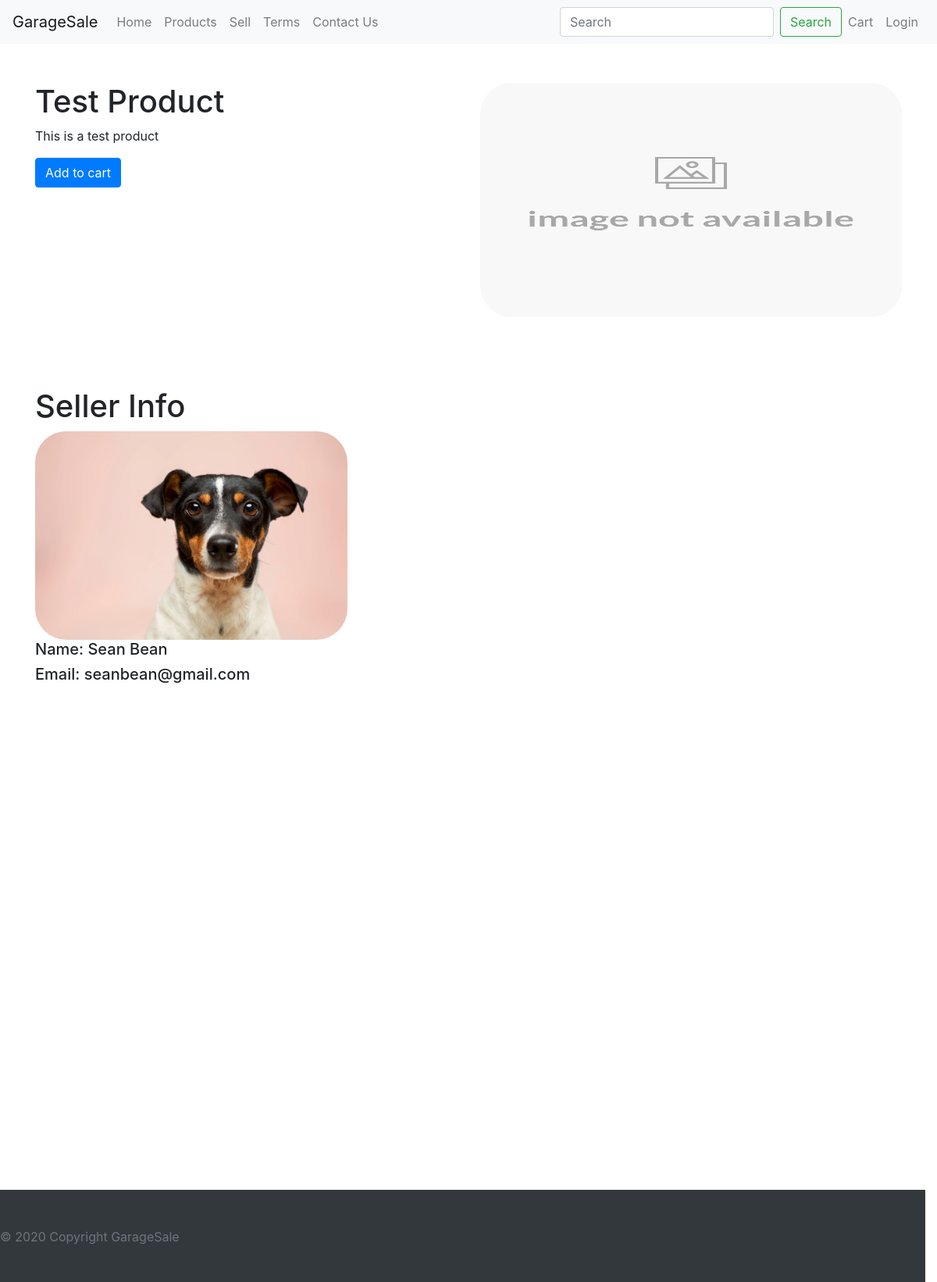
/products/1, run on the app's committed database.
### tables this page shows
CREATE TABLE "Products"
(
	id INTEGER
		primary key autoincrement,
	name TEXT not null,
	price REAL not null,
	description TEXT,
	tags TEXT,
	image_file TEXT,
	condition TEXT,
	user int
		constraint Products_Users_uid_fk
			references Users
);

CREATE TABLE "Users"
(
	email Text,
	hash Text,
	uid INTEGER
		constraint Users_pk
			primary key autoincrement,
	fname TEXT,
	lname TEXT,
	profileExt text
);

### garage_sale/routes.py (the view)
@app.route('/products/<int:product_id>')
def product(product_id):
    conn = database()  #
    c = conn.cursor()
    result = c.execute('''
        SELECT id, name, description, price, tags, image_file, condition, user, U.fname, U.lname, U.email, U.profileExt FROM Products
        JOIN Users U ON Products.user = U.uid
        WHERE id=?;
    ''', (product_id,)).fetchall()
    if len(result) == 0:
        return render_template("products.j2")
    for row in result:
        id = row[0]
        name = row[1]
        description = row[2]
        price = row[3]
        tags = row[4].split(', ')
        image_file = row[5]
        condition = row[6]
        user = row[7]
        sfName = row[8]
        slName = row[9]
        sEmail = row[10]
        sExt = row[11]
        sellerName = sfName + " " + slName
        return render_template("product.j2", user=getUser(), id=id, name=name, description=description, price=price, tags=tags,
                               image_file=image_file, condition=condition, userID=user, sName=sellerName, sEmail=sEmail,
                               sPath=sEmail + sExt)

### garage_sale/__init__.py (called while the page is built)
def make_g(function):
    @wraps(function)
    def wrapper():
        value = getattr(g, function.__name__, None)
        if value is None:
            value = function()
            setattr(g, function.__name__, value)
        return value
    return wrapper

### garage_sale/database.py (called while the page is built)
@make_g
def database():
    return sqlite3.connect(DATABASE)

@app.teardown_appcontext
def close_connection(exception):
    db = database()
    if db is not None:
        db.close()

### garage_sale/routes.py (called while the page is built)
def getUser():
    uid = session.get("uid", None)
    exp = session.get("expires", None)
    if uid is None or exp is None or exp > (datetime.now() + timedelta(hours=1)):
        return None
    db = database()
    usr = db.cursor().execute('''
        SELECT fname, lname, email FROM users WHERE uid=?
    ''', (uid,)).fetchone()
    return usr

### garage_sale/templates/product.j2 (shortened to what this page needs)
{% extends "base/base.j2" %}
{% import "base/macros.j2" as macro %}
{% block styles %}
    {{ macro.css_stylesheet(url_for('static', filename='styles/product.css')) }}
{% endblock %}
{% block content %}
    <body>
    <div class="itemContainer closesCart container">
        <div class="row justify-content-md-center">
            <div id="left" class="col-lg">
                <h1 id="productName">{{ name }}</h1>
                <p id="productDescription">{{ description }}</p>
                {% if user == None %}
                    <button onclick="addProductToCart('{{ name }}', {{ price }}, '{{ description }}')" type="button"
                            class="addToCartButton btn btn-primary">Add to cart
                    </button>
                {% endif %}
            </div>
            <div id="right" class="col-lg h-100">
                <img class="productImage"
                     src="{{ url_for('static', filename='images/products/' + image_file) if image_file else url_for('static', filename='images/product_image_not_available.png') }}">
            </div>
        </div>
    </div>
    <div class="sellerContainer closesCart container">
        <h1>Seller Info</h1>
        <div class="sellerProfileContainer">
            <img class="sellerImage" src="{{ url_for('static', filename='images/users/' + sPath) }}">
        </div>
        <h5>Name: {{ sName }}</h5>
        <h5>Email: {{ sEmail }}</h5>
    </div>
    </body>
{% endblock %}

### garage_sale/static/styles/product.css (style rules this page uses)
.itemContainer { padding: 50px; }
.productImage { width: 100%; height: 300px; border-radius: 40px; }
.sellerContainer { padding-top: 40px; padding-bottom: 200px; }
.sellerImage { width: 400px; border-radius: 40px; }

### garage_sale/static/styles/base.css (style rules this page uses)
html { position: relative; min-height: 100%; }

### data on the page
Products: name "Test Product", description "This is a test product"
Users: email "seanbean@gmail.com"

### other printed values
{{ sName }} "Sean Bean"
